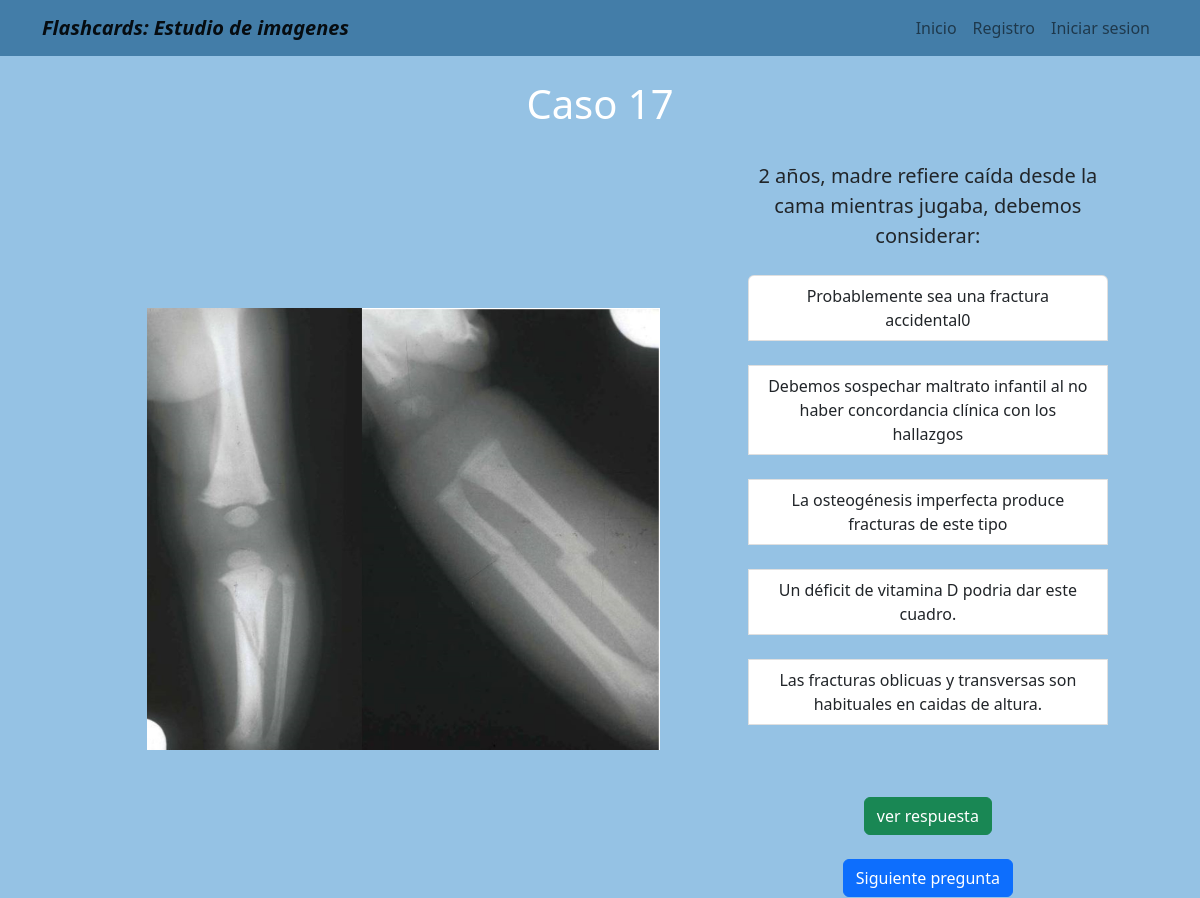
The app's page /alternativas/17/ with its own data.
### alternativas/models.py (models this page shows)
class secc_alternativa(models.Model):
    numero_respuesta_alt= PositiveSmallIntegerField(default=1)
    alternativa_1= CharField(max_length=100, blank=True)
    alternativa_2= CharField(max_length=100, blank=True)
    alternativa_3= CharField(max_length=100, blank=True)
    alternativa_4= CharField(max_length=100, blank=True)
    alternativa_5= CharField(max_length=100, blank=True)
    alternativa_respuesta= CharField(max_length=100, blank=True)
    descripcion_breve = CharField(max_length=600, blank=True)
    url_info_esp= URLField(blank=True)
    url_info_ing= URLField(blank=True)
    imagen_con_patologia= ImageField(upload_to='estudio/images/')
    pregunta= CharField(max_length=500, blank=True)

### alternativas/views.py (the view)
# urls.py: path('17/', diescisiete, name='diescisiete'),
def diescisiete(request):
    diescisiete= secc_alternativa.objects.filter(numero_respuesta_alt=17)
    return render(request, '17.html',{'diescisiete':diescisiete})

### alternativas/templates/17.html
{% extends "layout.html" %}
{% block content %}
{% for info in diescisiete %}
<h1 style="color:white ; text-align:center;"> Caso {{info.numero_respuesta_alt}}</h1> <br/>
  <td style="padding-left: 20px;">
    <img src=" {{info.imagen_con_patologia.url}}" width="75%" > <br>
  </td>
  <td style="padding-right: 50px;">
    <a style=" font-size: 20px">{{info.pregunta}} </a> <br><br>
    <div class="list-group">
      <a class="list-group-item list-group-item-action">{{info.alternativa_1}} </a> <br>
      <a class="list-group-item list-group-item-action">{{info.alternativa_2}} </a> <br>
      <a class="list-group-item list-group-item-action">{{info.alternativa_3}} </a> <br>
      <a class="list-group-item list-group-item-action">{{info.alternativa_4}} </a> <br>
      <a class="list-group-item list-group-item-action">{{info.alternativa_5}} </a> <br>
  </div>
  <br> <br> <a class="btn btn-success text-center contenedor-boton-inicio" href="{% url 'diescisiete_r' %}" role="button" > ver respuesta </a>
  <br> <br> <a class="btn btn-primary text-center contenedor-boton-inicio" href="{% url 'diesciocho' %}" role="button" > Siguiente pregunta </a>
</td>
{% endfor %}
{% endblock %}

### home/templates/layout.html (style rules this page uses)
body { background-color:#95c2e4; text-align: center; }
.contenedor-boton-inicio { display: inline-flex; }

### records on screen
secc_alternativa: numero_respuesta_alt "17", imagen_con_patologia (picture), pregunta "2 años, madre refiere caída desde la cama mientras jugaba, debemos considerar:", alternativa_1 "Probablemente sea una fractura accidental0", alternativa_2 "Debemos sospechar maltrato infantil al no haber concordancia clínica con los hallazgos", alternativa_3 "La osteogénesis imperfecta produce fracturas de este tipo", alternativa_4 "Un déficit de vitamina D podria dar este cuadro.", alternativa_5 "Las fracturas oblicuas y transversas son habituales en caidas de altura."
